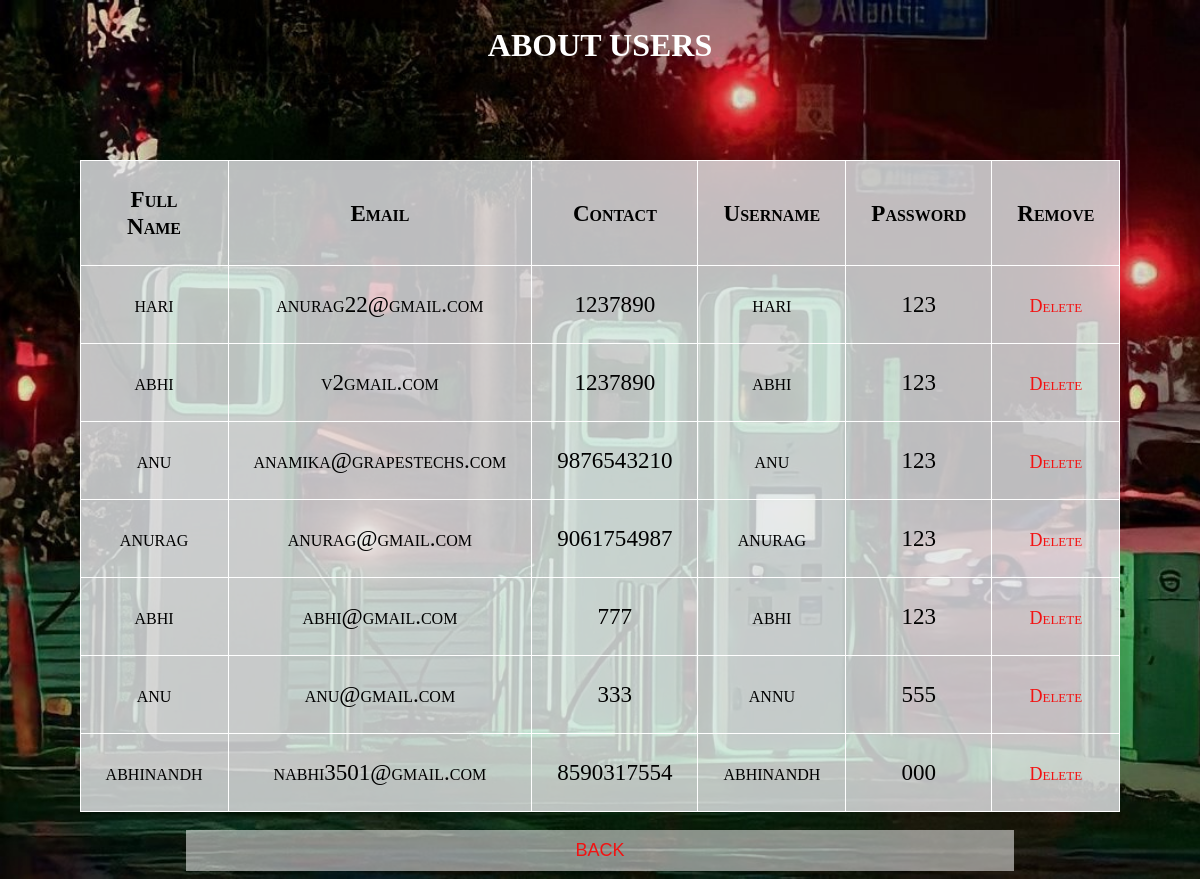
The page /users_list/ on the database its author committed.
### my_app/models.py (models this page shows)
class reg(models.Model):
    fullname=models.CharField(max_length=20)
    contact=models.IntegerField()
    email=models.EmailField()
    username=models.CharField(max_length=20)
    password=models.CharField(max_length=20)

### my_app/views.py (the view)
# urls.py: path('users_list/',views.users_list,name='uers_list'),
def users_list(request):
    data=reg.objects.all()
    return render(request,'users_list.html',{'data':data})

### my_app/templates/users_list.html (shortened to what this page needs)
{% load static %}
<!DOCTYPE html>
<html>
<head>
</head>
    <div class="container">
        <center>
        <h2 >
          ABOUT USERS
        </h2><br><br><br></center>
        <p class="text-center">
          <body>
            <table border="1"
               align="center"><b><i>
              <tr>
                  <th>Full Name</th>
                  <th>Email</th>
                  <th>Contact</th>
                  <th>Username</th>
                  <th>Password</th>
                  <th>Remove</th>
              </tr>
              {% for i in data %}
              <tr>
                  <td>{{i.fullname}}</td>
                  <td>{{i.email}}</td>
                  <Td>{{i.contact}}</Td>
                  <td>{{i.username}}</td>
                  <td>{{i.password}}</td>
                  <td><a href="/delete_record1/{{i.id}}">Delete</a></td>
              </tr></i></b>
              {% endfor %}
          </table>
          <br>
          <center><button><a href="/admin_home">BACK</a></button></center>
</body>
</html>

### rows shown on the page
reg: fullname "hari", email "anurag22@gmail.com", contact "1237890", username "hari", password "123"
reg: fullname "abhi", email "v2gmail.com", contact "1237890", username "abhi", password "123"
reg: fullname "anu", email "anamika@grapestechs.com", contact "9876543210", username "anu", password "123"
reg: fullname "anurag", email "anurag@gmail.com", contact "9061754987", username "anurag", password "123"
reg: fullname "abhi", email "abhi@gmail.com", contact "777", username "abhi", password "123"
reg: fullname "anu", email "anu@gmail.com", contact "333", username "annu", password "555"
reg: fullname "abhinandh", email "nabhi3501@gmail.com", contact "8590317554", username "abhinandh", password "000"
